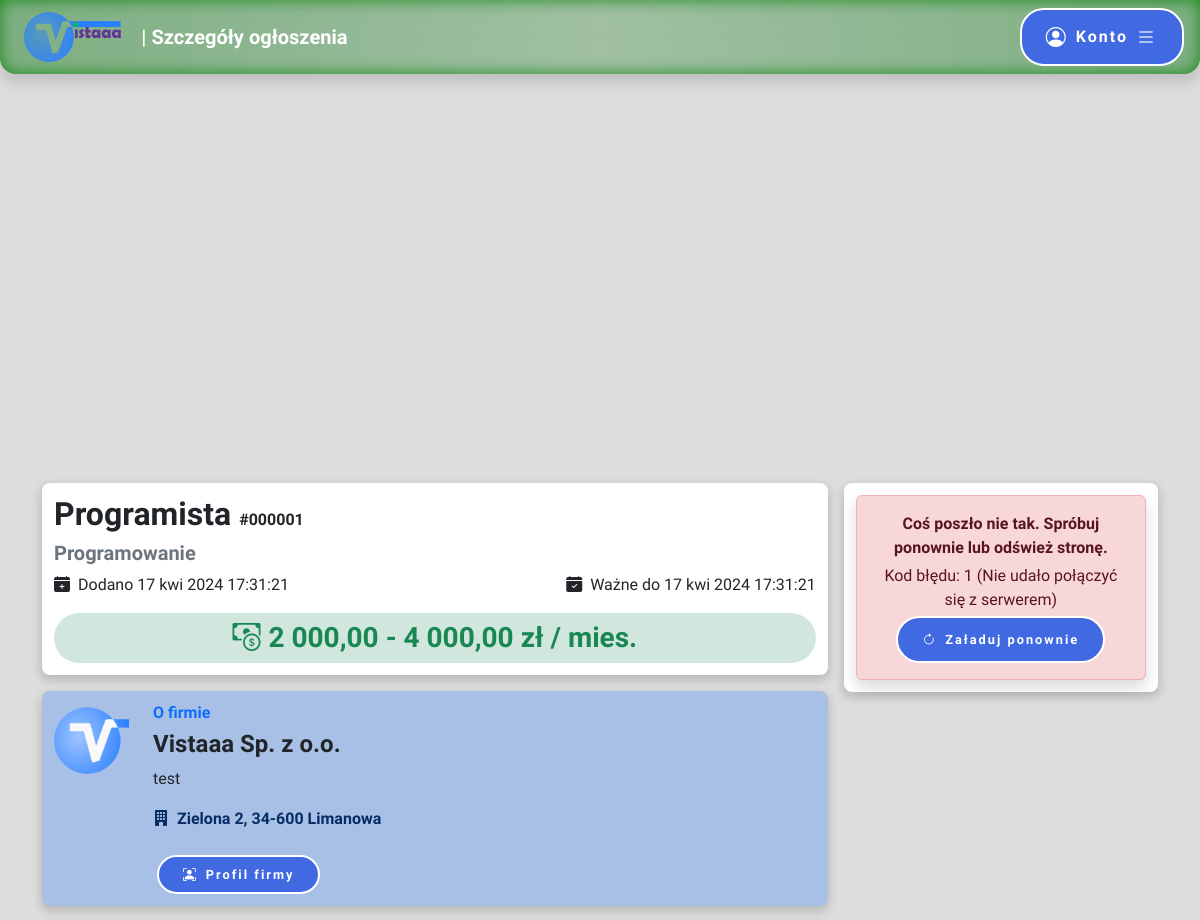
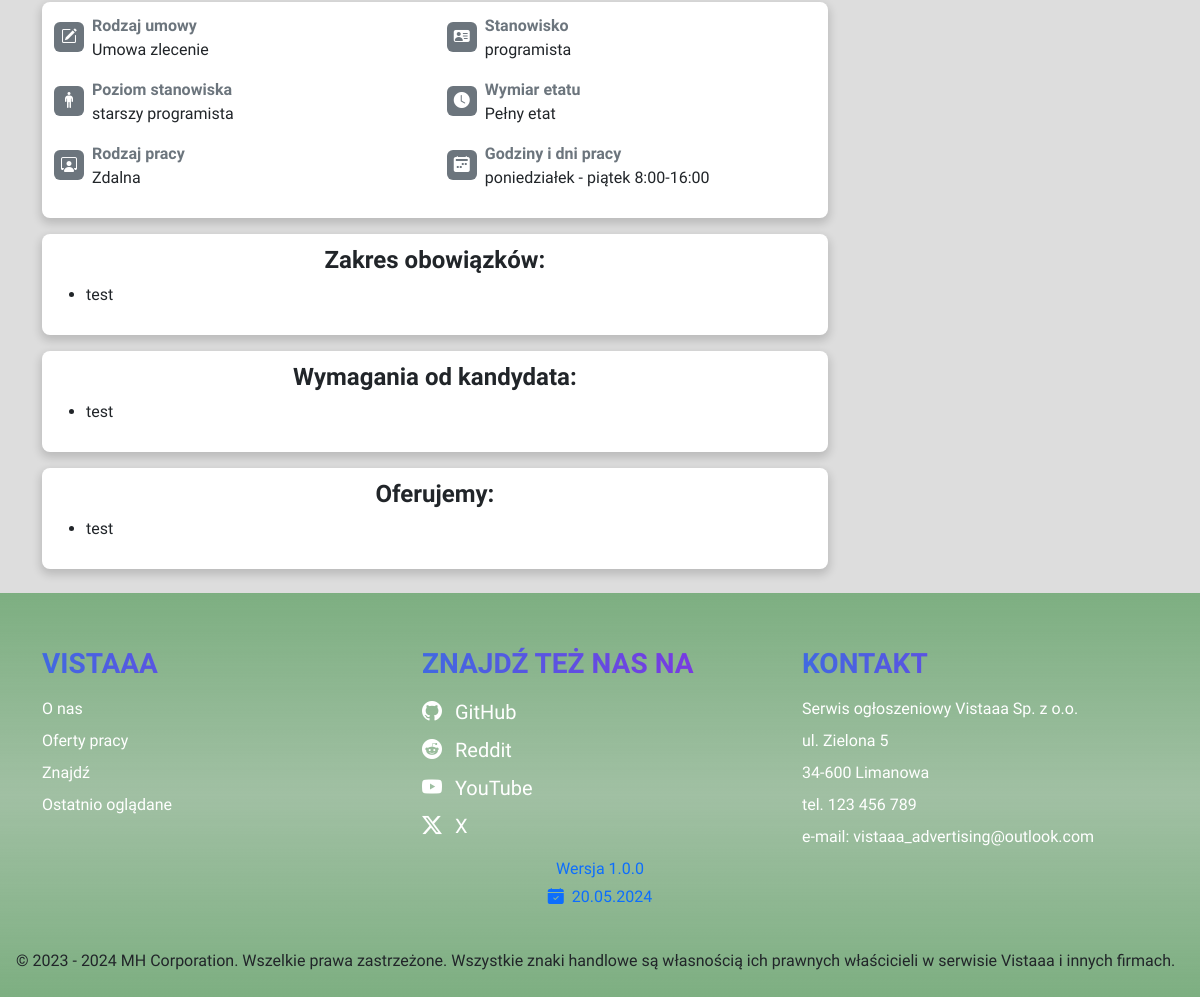
Page /offerdetails.php?id=1 on the committed database (2 pictures, top to bottom).
### tables this page shows
CREATE TABLE `advertisement` (
  `advertisement_id` int(10) UNSIGNED NOT NULL,
  `title` varchar(100) NOT NULL,
  `company_id` int(10) UNSIGNED NOT NULL,
  `position_name` varchar(50) NOT NULL,
  `position_level` varchar(50) NOT NULL,
  `contract_type` enum('Umowa o pracę','Umowa zlecenie','Umowa o dzieło') NOT NULL,
  `employment_type` enum('Pełny etat','Pół etatu','1/4 etatu','3/4 etatu','Staż','Praktyki','Wolontariat') NOT NULL,
  `work_type` enum('Zdalna','Stacjonarna','Hybrydowa') NOT NULL,
  `salary_lowest` decimal(8,2) DEFAULT NULL,
  `salary_highest` decimal(8,2) NOT NULL,
  `work_days` varchar(50) NOT NULL,
  `date_added` datetime NOT NULL,
  `date_expiration` datetime NOT NULL,
  `responsibilities` text NOT NULL,
  `requirements` text NOT NULL,
  `offer` text NOT NULL
);

CREATE TABLE `company` (
  `company_id` int(10) UNSIGNED NOT NULL,
  `email` varchar(254) NOT NULL,
  `password` varchar(244) NOT NULL,
  `name` varchar(100) NOT NULL,
  `description` text DEFAULT NULL,
  `street` varchar(100) DEFAULT NULL,
  `number` varchar(10) DEFAULT NULL,
  `city` varchar(50) DEFAULT NULL,
  `postcode` varchar(10) DEFAULT NULL
);

### offerdetails.php (the view, shortened to what this page needs)
<!DOCTYPE html>
<html lang="pl">
<head>
    <link href="https://cdn.jsdelivr.net/npm/bootstrap@5.3.3/dist/css/bootstrap.min.css" rel="stylesheet">
    <link rel="stylesheet" href="https://cdn.jsdelivr.net/npm/bootstrap-icons@1.11.3/font/bootstrap-icons.min.css">
    <link rel="stylesheet" href="style.css">
</head>
<body id="offerBody">
	<?php
		include "header.php";
	?>
	<main>
		<?php
			require "connect.php";
            $connect = new mysqli($host, $db_user, $db_password, $db_name);
            $connect->set_charset('utf8mb4');
            $result = $connect->execute_query('SELECT * FROM advertisement WHERE advertisement_id = ?', [$_GET["id"]]);
            if($result->num_rows > 0)
            {
				$row = $result->fetch_assoc();
				echo "<iframe class='w-100' src='https://www.google.com/maps/embed?pb=!1m18!1m12!1m3!1d2580.6341520898554!2d20.41741487692789!3d49.69886194119375!2m3!1f0!2f0!3f0!3m2!1i1024!2i768!4f13.1!3m3!1m2!1s0x47161cd0d7dfe0e5%3A0x8b8e90f28d06c112!2zWmVzcMOzxYIgU3prw7PFgiBUZWNobmljem55Y2ggaSBPZ8OzbG5va3N6dGHFgmNhY3ljaCBpbS4gSmFuYSBQYXfFgmEgSUk!5e0!3m2!1spl!2spl!4v1704599107714!5m2!1spl!2spl' height='450' style='border: 0;' allowfullscreen='' loading='lazy'></iframe>";
				echo "<article class='container-lg' id='advertisementInfo'>";
				echo "<section class='d-grid'>";
				echo "<section class='align-items-center justify-content-center d-flex flex-column' id='saveApplySection'>";
				echo "</section><section>";
				echo "<h1 class='fs-2'>".$row["title"]." <span class='fs-6'>#".str_pad($row["advertisement_id"], 6, "0", STR_PAD_LEFT)."</span></h1>";
				$categoryResult = $connect->execute_query('SELECT name FROM advertisement_category INNER JOIN category USING(category_id) WHERE advertisement_id = ?', [$row["advertisement_id"]]);
				$categoryArray = array();
				while($categoryRow = $categoryResult->fetch_assoc())
					array_push($categoryArray, $categoryRow["name"]);
				echo "<h2 class='fs-5 text-secondary fw-bold'>".implode(", ", $categoryArray)."</h2>";
				echo "<div class='d-flex justify-content-between flex-wrap'>";
				$months = array("stycznia", "lutego", "marca", "kwietnia", "maja", "czerwca", "lipca", "sierpnia", "września", "października", "listopada", "grudnia");
				$date_added = new DateTime($row["date_added"]);
				echo "<p class='me-3'><i class='bi bi-calendar-plus-fill me-2'></i>Dodano ".$date_added->format("j")." ".mb_substr($months[(int)($date_added->format("n")) - 1], 0, 3)." ".$date_added->format("Y G:i:s")."</p>";
				$date_expiration = new DateTime($row["date_expiration"]);
				echo "<p><i class='bi bi-calendar-check-fill me-2'></i>Ważne do ".$date_expiration->format("j")." ".mb_substr($months[(int)($date_expiration->format("n")) - 1], 0, 3)." ".$date_expiration->format("Y G:i:s")."</p>";
				echo "</div>";
				echo "<div class='mx-auto bg-success-subtle p-4 p-sm-2 rounded-pill'>";
				echo "<h3 class='text-center text-success fw-bold mb-0'><i class='bi bi-cash-coin me-2'></i>".(is_null($row["salary_lowest"]) ? number_format($row["salary_highest"], 2, ",", " ") : number_format($row["salary_lowest"], 2, ",", " ")." - ".number_format($row["salary_highest"], 2, ",", " "))." zł / mies.</h3>";
				echo "</div></section>";
				echo "<section class='d-flex bg-primary bg-opacity-25'>";
				$path = "./img/company/".$row["company_id"]."/";
				$companyResult = $connect->execute_query('SELECT * FROM company WHERE company_id = ?', [$row["company_id"]]);
				$companyRow = $companyResult->fetch_assoc();
				echo "<img class='align-self-start me-4 rounded-3' src='".(is_dir($path) ? $path.scandir($path)[2] : "./img/user.png")."' width='75' alt='Logo firmy ".$companyRow["name"]."'>";
				echo "<div>";
				echo "<h5 class='fs-6 text-primary'>O firmie</h5>";
				echo "<h6 class='fs-4'>".$companyRow["name"]."</h6>";
				echo "<p>".$companyRow["description"]."</p>";
				echo "<p class='fw-bold text-primary-emphasis'><i class='bi bi-building-fill me-2'></i>".$companyRow["street"]." ".$companyRow["number"].", ".$companyRow["postcode"]." ".$companyRow["city"]."</p>";
				echo "<a href='./profile.php?id=".$row["company_id"]."&type=company' target='_blank' class='commonButton companyProfileButton py-2 mt-2 d-inline-block text-decoration-none'><i class='bi bi-person-bounding-box me-2'></i>Profil firmy</a>";
				echo "</div>";
				echo "</section>";
				echo<<<info
				<section>
					<div class="row">
						<div class="d-flex col-md-6 jobInfo">
							<div class="bg-secondary mt-2 rounded d-flex align-items-center justify-content-center jobInfoIcon text-white">
								<i class="bi bi-pencil-square"></i>
							</div>
							<div>
								<strong class='text-secondary'>Rodzaj umowy</strong>
								<p>{$row["contract_type"]}</p>
							</div>
						</div>
						<div class="d-flex col-md-6 jobInfo">
							<div class="bg-secondary mt-2 rounded d-flex align-items-center justify-content-center jobInfoIcon text-white">
								<i class="bi bi-person-vcard-fill"></i>
							</div>
							<div>
								<strong class='text-secondary'>Stanowisko</strong>
								<p>{$row["position_name"]}</p>
							</div>
						</div>
						<div class="d-flex col-md-6 jobInfo">
							<div class="bg-secondary mt-2 rounded d-flex align-items-center justify-content-center jobInfoIcon text-white">
								<i class="bi bi-person-standing"></i>
							</div>
							<div>
								<strong class='text-secondary'>Poziom stanowiska</strong>
								<p>{$row["position_level"]}</p>
							</div>
						</div>
						<div class="d-flex col-md-6 jobInfo">
							<div class="bg-secondary mt-2 rounded d-flex align-items-center justify-content-center jobInfoIcon text-white">
								<i class="bi bi-clock-fill"></i>
							</div>
							<div>
								<strong class='text-secondary'>Wymiar etatu</strong>
								<p>{$row["employment_type"]}</p>
							</div>
						</div>
						<div class="d-flex col-md-6 jobInfo">
							<div class="bg-secondary mt-2 rounded d-flex align-items-center justify-content-center jobInfoIcon text-white">
								<i class="bi bi-person-workspace"></i>
							</div>
							<div>
								<strong class='text-secondary'>Rodzaj pracy</strong>
								<p>{$row["work_type"]}</p>
							</div>
						</div>
						<div class="d-flex col-md-6 jobInfo">
							<div class="bg-secondary mt-2 rounded d-flex align-items-center justify-content-center jobInfoIcon text-white">
								<i class="bi bi-calendar2-week-fill"></i>
							</div>
							<div>
								<strong class='text-secondary'>Godziny i dni pracy</strong>
				info;
				echo "<p>".str_replace(["\r\n", "\r", "\n"], "<br>", $row["work_days"])."</p>";
				echo "</div></div></div></section>";
				echo "<section>";
				echo "<h4 class='text-center'>Zakres obowiązków:</h4>";
				echo "<ul>";
				$responsibilities = preg_split('/\r\n|\r|\n/', $row["responsibilities"]);
				foreach($responsibilities as $responsibility)
					echo "<li>{$responsibility}</li>";
				echo "</ul></section>";
				echo "<section>";
				echo "<h4 class='text-center'>Wymagania od kandydata:</h4>";
				echo "<ul>";
				$requirements = preg_split('/\r\n|\r|\n/', $row["requirements"]);
				foreach($requirements as $requirement)
					echo "<li>{$requirement}</li>";
				echo "</ul></section>";
				echo "<section>";
				echo "<h4 class='text-center'>Oferujemy:</h4>";
				echo "<ul>";
				$offer = preg_split('/\r\n|\r|\n/', $row["offer"]);
				foreach($offer as $off)
					echo "<li>{$off}</li>";
				echo "</ul></section>";
			}
			else
				include "404.html";
		?>
			</section>
		</article>
	</main>
	<?php
		include "footer.php";
	?>
</body>
</html>

### style.css (style rules this page uses)
html, body { scrollbar-width: thin; scrollbar-color: var(--bs-primary) lightgray; font-family: Itim, cursive; }
.jobInfo { gap: .5rem; }
.jobInfoIcon { width: 30px; height: 30px; }
body { padding-right: 0 !important; }
:is(h1, h2, h3, h4, h5, h6) { font-family: 'Signika Negative', sans-serif; font-weight: bold; }
body { min-height: 100vh; background-color: #DDD; display: flex; flex-direction: column; }
main { flex: 1; margin-top: 1rem; }
.commonButton, .successButton, .dangerButton { border: 2px solid; font-weight: bold; border-radius: 1.5rem; letter-spacing: 2px; margin: 0 .25rem; padding: .75rem 1.5rem; font-family: 'Signika Negative', sans-serif; transition: .3s ease-in-out; color: white; }
.commonButton { background-color: #4169E1; }
.companyProfileButton, #reload, #applyingProfileButton, .addToProfileButton, #deleteButton { font-size: .8rem; }
#advertisementInfo > section { grid-template-columns: minmax(0, 2.5fr) minmax(250px, 1fr); grid-auto-flow: dense; gap: 1rem; margin-top: -4rem; }
#advertisementInfo > section > section { border-radius: .5rem; background-color: white; box-shadow: 0 .25rem .5rem .125rem rgb(0 0 0 / .15); word-break: break-all; padding: .75rem; }
#advertisementInfo > section > section:first-child { grid-column: 2; grid-row: 1 / 6; height: fit-content; min-height: 8rem; gap: .5rem; position: sticky; word-break: initial; top: 6rem; }

### rows in the picture
advertisement: title "Programista", advertisement_id "000001", date_added "17", date_added "kwi", date_added "2024 17:31:21", date_expiration "17", date_expiration "kwi", date_expiration "2024 17:31:21", salary_lowest "2 000,00", salary_highest "4 000,00", contract_type "Umowa zlecenie", position_name "programista", position_level "starszy programista", employment_type "Pełny etat", work_type "Zdalna", work_days "poniedziałek - piątek 8:00-16:00", responsibilities "test", requirements "test", offer "test"
company: name "Vistaaa Sp. z o.o.", description "test", street "Zielona", number "2", postcode "34-600", city "Limanowa"

### other values in the picture
$pageName "Szczegóły ogłoszenia"
implode(", ", $categoryArray) "Programowanie"
$version['major'] "1"
$version['minor'] "0"
$version['patch'] "0"
$version["releaseDate"]->format("d.m.Y") "20.05.2024"
$version["releaseDate"]->format("Y") "2024"
